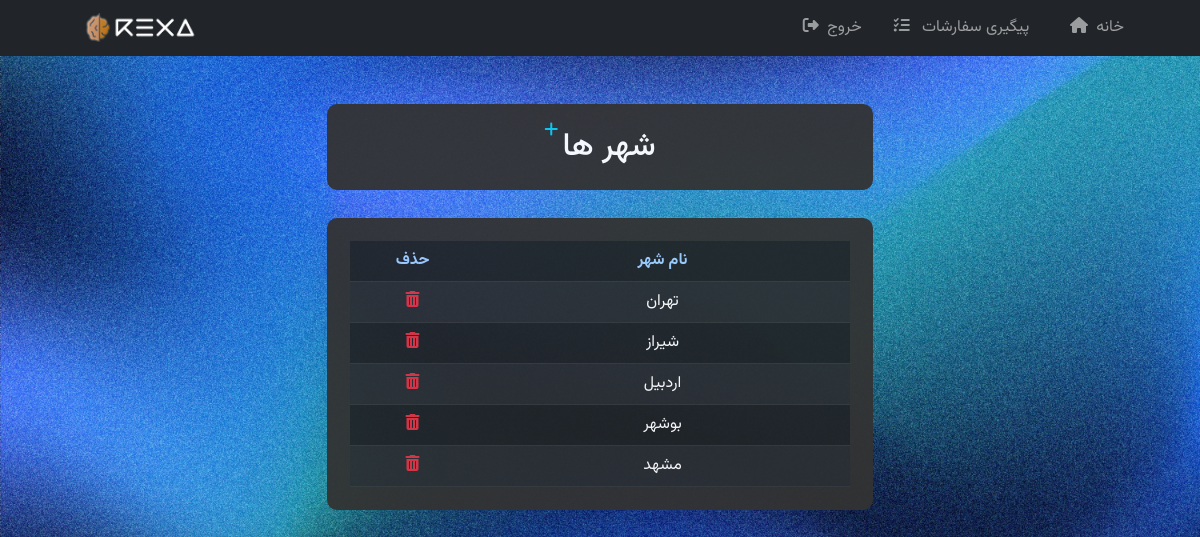
The page /manage/city (signed in) on the database its author committed.
### accounts/models.py (models this page shows, shortened)
class City(models.Model):
    name = models.CharField(max_length=100, verbose_name="نام شهر")

### shop/views.py (the view)
# urls.py: path('manage/city', CityListView.as_view(), name="city"),
class CityListView(LoginRequiredMixin, ListView):
    model = City
    template_name = 'city.html'

### templates/city.html
{% extends 'base.html' %}
{% block content %}
  <div class="container">
    <div class="row">
      <div class="col-md-6 mx-auto">
        <div class="rounded-box p-3 mt-0">
            <div class="d-flex">
                <h2 class="my-2">شهر ها</h2> &nbsp;
                <a href="{% url 'city_new' %}" class="mr-2">
                    <i class="fa-solid fa-plus text-info"></i>
                </a>
            </div>
        </div>
          <div class="rounded-box">
              <table class="table table-dark table-striped mb-0">
                    <thead>
                        <tr class="w-100">
                            <th class="fs-7 text-center text-light-blue">نام شهر</th>
                            <th class="fs-7 text-center text-light-blue">حذف</th>
                        </tr>
                  </thead>
                  <tbody>
                  {% for city in object_list %}
                      <tr>
                      <td class="w-75 text-center">{{ city.name }}</td>
                      <td class="w-25 text-center">
                          <a href="{% url 'city_delete' city.pk %}" class="text-danger">
                              <i class="fa-solid fa-trash-can"></i>
                          </a>
                      </td>
                      </tr>
                  {% endfor %}
                  </tbody>
              </table>
          </div>
      </div>
    </div>
  </div>
{% endblock content %}

### static/src/main.css (style rules this page uses)
body { margin: 0; padding: 0; font-family: 'Vazirmatn', sans-serif; background-image: url('../img/blue-bg.jpg'); background-attachment: fixed; background-size: cover; background-position: center center; background-repeat: no-repeat; height: 100vh; overflow: auto; color: #fff; }
.text-light-blue { color: #9fcdff; }
.rounded-box { background-color: #333; background-attachment: fixed; opacity: 95%; margin-top: 2%; border-radius: 10px; padding: 23px; margin-bottom: 5%; display: flex; flex-direction: column; align-items: center; justify-content: center; position: relative; }

### rows shown on the page
City: name "تهران"
City: name "شیراز"
City: name "اردبیل"
City: name "بوشهر"
City: name "مشهد"
